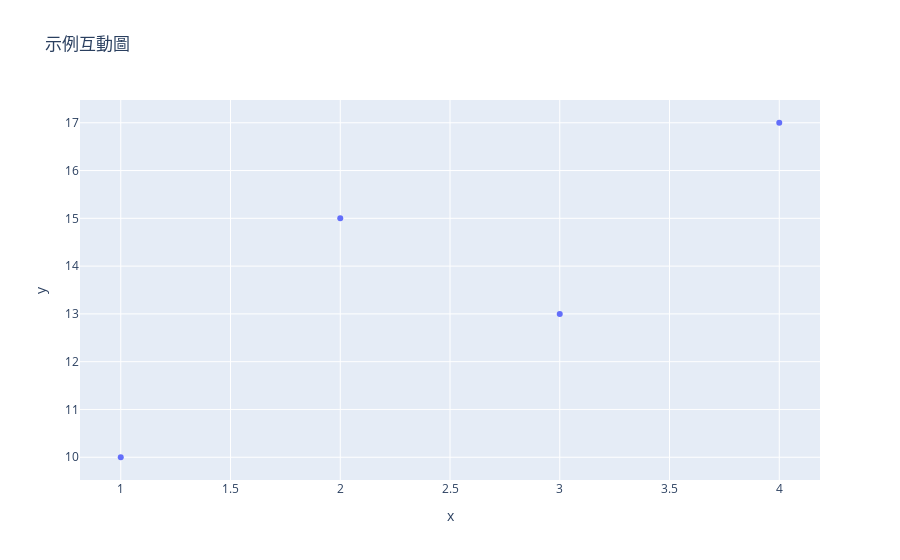

Notebook source saved alongside this figure:
### Markdown cell above
### >>> **Exercise 12 (take home):**
If you want a nicer interactive visualization here, I would encourage you try to install and use plotly to achieve this.

### Code cell
# Answer here

import plotly.express as px

fig = px.scatter(x=[1, 2, 3, 4], y=[10, 15, 13, 17], title="示例互動圖")
fig.show()

### Figure 1 — Plotly figure (JSON) as saved in the notebook; plotly's stock layout.template omitted (floating-point values rounded to 4 significant figures)
{"data": [{"hovertemplate": "x=%{x}<br>y=%{y}<extra></extra>", "legendgroup": "", "marker": {"color": "#636efa", "symbol": "circle"}, "mode": "markers", "name": "", "orientation": "v", "showlegend": false, "type": "scatter", "x": [1, 2, 3, 4], "xaxis": "x", "y": [10, 15, 13, 17], "yaxis": "y"}], "layout": {"legend": {"tracegroupgap": 0}, "title": {"text": "示例互動圖"}, "xaxis": {"anchor": "y", "domain": [0, 1], "title": {"text": "x"}}, "yaxis": {"anchor": "x", "domain": [0, 1], "title": {"text": "y"}}}}
